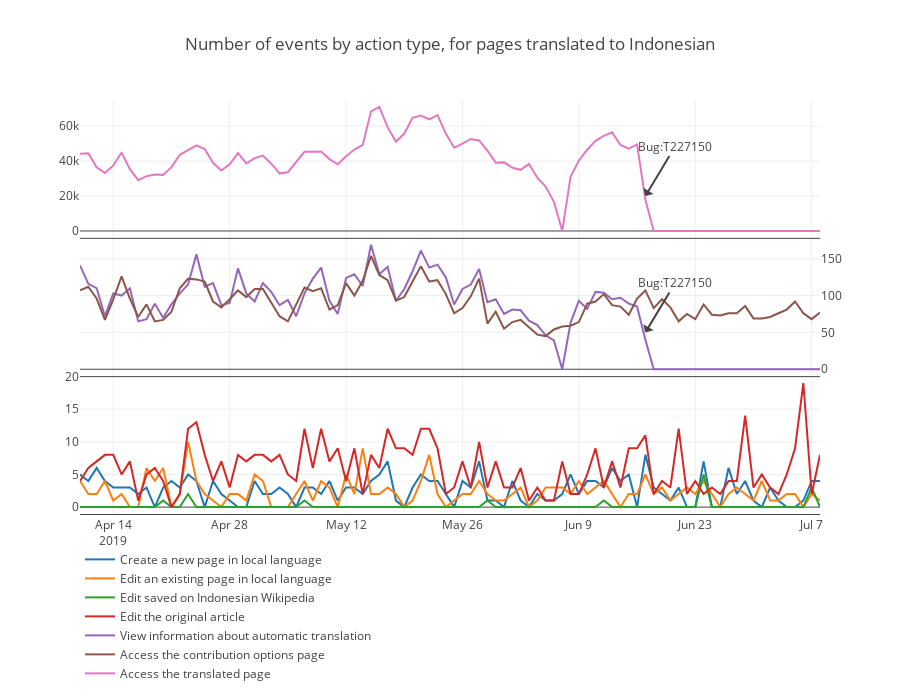

This figure's notebook cell:
### Code cell
data = [{'x': el_by_action_id.index,
    'y': el_by_action_id[col],
    'name': col
    }  for col in el_by_action_id.columns.difference(['Access the translated page', 'View information about automatic translation', 'Access the contribution options page'])] \
    + [{'x': el_by_action_id.index,
    'y': el_by_action_id[col],
    'name': col,
    'xaxis': 'x2',
    'yaxis': 'y2'
    }  for col in ['View information about automatic translation', 'Access the contribution options page']] \
    + [{'x': el_by_action_id.index,
    'y': el_by_action_id['Access the translated page'],
    'name': 'Access the translated page',
    'xaxis': 'x3',
    'yaxis': 'y3'}]
fig = {
    'data': data,
    'layout': {
        'height': 700,
        'xaxis': {'showline':True},
        'xaxis2': {'showticklabels': False, 'anchor':'y2', 'showline':True},
        'xaxis3': {'showticklabels': False, 'anchor':'y3', 'showline':True},
        'yaxis': {'domain': [0, 0.333]},
        'yaxis2': {'domain': [0.333, 0.667], 'side': 'right'}, 
        'yaxis3': {'domain': [0.667, 1]}, 
        'title': {'text': 'Number of events by action type, for pages translated to Indonesian'},
        'legend': {'x': 0, 'y': -0.42},
        'hoverlabel': {'namelength' : -1},
        'annotations': [{'x':'2019-06-17', 'y':20000, 'xref':'x3', 'yref':'y3', 'text':'Bug:T227150',
                        'ax': 30, 'ay': -50},
                        {'x':'2019-06-17', 'y':50, 'xref':'x2', 'yref':'y2', 'text':'Bug:T227150',
                        'ax': 30, 'ay': -50}]
    }
}
plotly.offline.iplot(fig)
